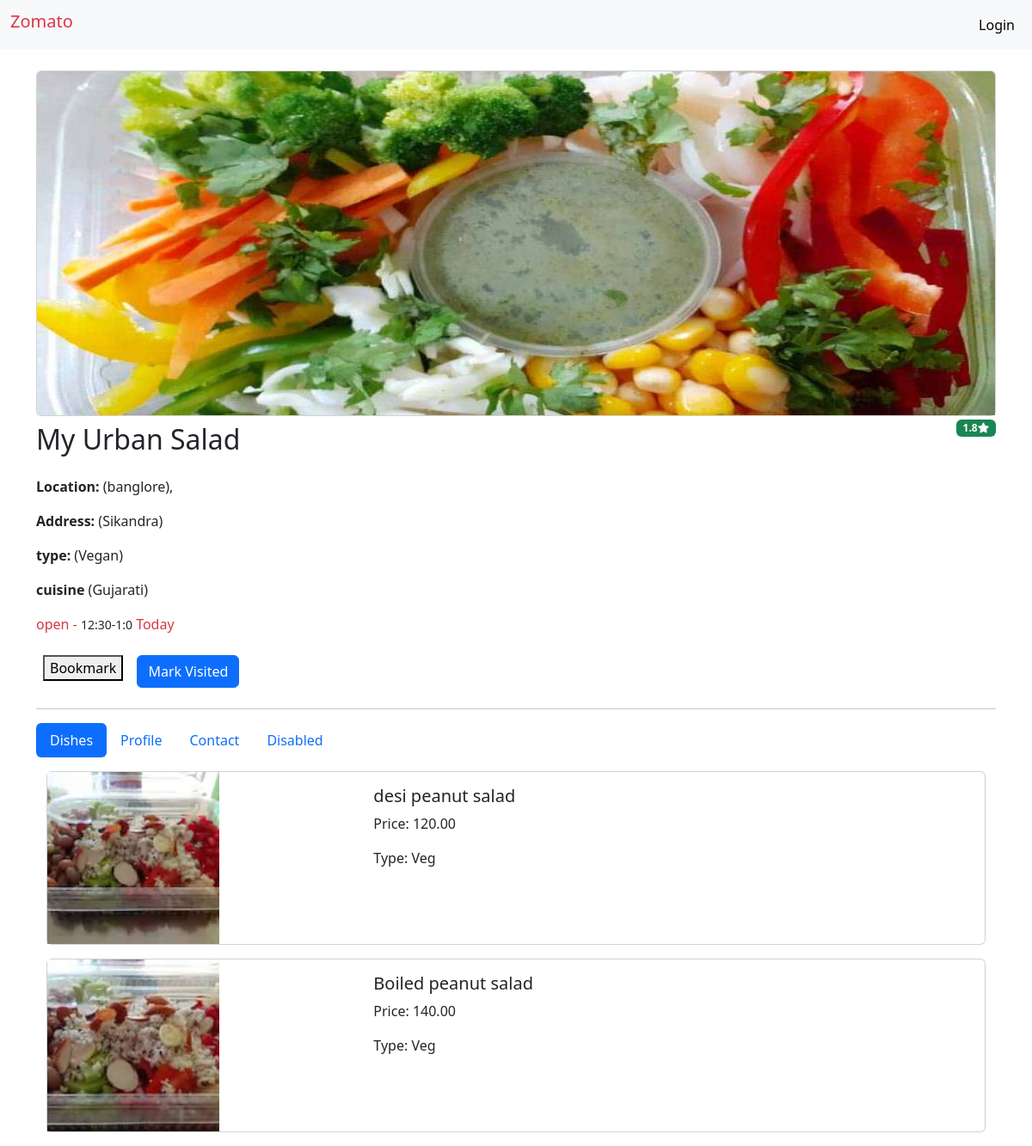
/restaurants/My Urban Salad/, run on the app's committed database.
### restaurantapp/models.py (models this page shows)
class Restaurant(models.Model):
    title = models.CharField(max_length=100, null=False, blank=False)
    slug = models.CharField(max_length=100, null=False, blank=False)
    restaurant_photo_home = models.ImageField(upload_to=get_file_path)
    rating = models.DecimalField(
        max_digits=2,
        decimal_places=1,
        validators=[MinValueValidator(1.0), MaxValueValidator(5.0)]
    )
    cost_for_two = models.DecimalField(max_digits=6, decimal_places=2)
    owner = models.CharField(max_length=100)
    Hyderabad = "Hyderabad"
    Banglore = 'banglore'
    Channai = "channai"
    Tamilnadu = "Tamilnadu"
    Delhi = 'Delhi'
    Mumbai = 'mumbai'
    location_choices = (
        (Hyderabad, "Hyderabad"),
        (Banglore, 'banglore'),
        (Channai, "channai"),
        (Delhi, 'Delhi'),
        ( Mumbai, 'mumbai'),
    )
    location = models.CharField(max_length=100, choices=location_choices, default='Hyderabad')
    address = models.TextField()
    timings = models.CharField(max_length=100)
    VEG = 'Veg'
    VEGAN = 'Vegan'
    NON_VEG = 'Non Veg'
    FOOD_CHOICES = (
        (VEG, 'Veg'),
        (VEGAN, 'Vegan'),
        (NON_VEG, 'Non Veg'),
    )
    veg_or_nonveg = models.CharField(max_length=10, choices=FOOD_CHOICES)
    OPEN = 'open'
    CLOSE = 'close'
    OPEN_OR_CLOSE = (
        (OPEN, 'open'),
        (CLOSE, 'close'),
    )
    open_or_close = models.CharField(max_length=20, choices=OPEN_OR_CLOSE)
    Fast_Food = 'fastfood'
    Gujarati = 'Gujarati'
    Hyderabadi = 'Hyderabadi'
    Chinese = 'Chinese'
    CUISINES = (
        (Fast_Food, 'fastfood'),
        (Gujarati, 'Gujarati'),
        (Hyderabadi, 'Hyderabadi'),
        (Chinese, 'Chinese'),
       )
    cuisines = models.CharField(max_length=20, choices=CUISINES, default='fastfood')

class Dish(models.Model):
    slug = models.CharField(max_length=100, null=100, blank=100)
    restaurant = models.ForeignKey(Restaurant, on_delete=models.CASCADE)
    name = models.CharField(max_length=100)
    price = models.DecimalField(max_digits=6, decimal_places=2)
    photo = models.ImageField(upload_to=get_file_path)
    VEG = 'Veg'
    NON_VEG = 'Non Veg'
    FOOD_CHOICES = (
        (VEG, 'Veg'),
        (NON_VEG, 'Non Veg'),
    )
    veg_or_nonveg = models.CharField(max_length=10, choices=FOOD_CHOICES)

### restaurantapp/views.py (the view)
# urls.py: path('restaurants/<str:slug>/', views.restaurant_detail, name='restaurant_detail'),
def restaurant_detail(request, slug):
    restaurant = get_object_or_404(Restaurant, slug=slug)
    bookmarked = False
    visited = False
    if request.user.is_authenticated:
        bookmarked = Bookmark.objects.filter(user=request.user, restaurant=restaurant).exists()
        visited = VisitedRestaurant.objects.filter(user=request.user, restaurant=restaurant).exists()
    dishes = Dish.objects.filter(restaurant=restaurant)
    restaurant_photos = Photo.objects.filter(restaurant=restaurant)
    reviews = Review.objects.filter(restaurant=restaurant)
    if request.method == 'POST':
        form = ReviewForm(request.POST)
        if form.is_valid():
            review = form.save(commit=False)
            review.user = request.user
            review.restaurant = restaurant
            review.save()
            return redirect('restaurant_detail', slug=slug)
    else:
        form = ReviewForm()
    reviews = Review.objects.filter(restaurant=restaurant)
    context = {
        'restaurant': restaurant,
        'bookmarked': bookmarked,
        'visited': visited,
        'dishes': dishes,
        'restaurant_photos': restaurant_photos,
        'reviews': reviews,
    }
    return render(request, 'restaurant_detail.html', context)

### restaurantapp/templates/restaurant_detail.html (shortened to what this page needs)
{% extends 'main.html' %}
{% block content %}
<div class="container mt-4">
    <div class="card" >
        <img src="{{ restaurant.restaurant_photo_home.url }}" class="card-img-top" alt="Restaurant Photo">
      </div>
      <div class="d-flex justify-content-between">
          <h1 class="h2 mt-2">{{restaurant.title}}</h1>
          <div class="">
            {% if restaurant.rating < 1 %}
              <span class="badge text-bg-danger h2">{{ restaurant.rating }}<i class="fa-solid fa-star text-light"></i></span>
            {% else %}
              <span class="badge text-bg-success h2">{{ restaurant.rating }}<i class="fa-solid fa-star text-light"></i></span>
            {% endif %}
          </div>
      </div>
      <p><b>Location: </b>({{restaurant.location}}), </p>
      <p><b>Address: </b>({{restaurant.address}})</p>
      <p><b>type: </b>({{restaurant.veg_or_nonveg}})</p>
      <p><b>cuisine </b>({{restaurant.cuisines}})</p>
      <p class="text-danger">{{restaurant.open_or_close}} - <small class="text-dark">{{restaurant.timings}}</small> Today</p>
</div>
<div class="container">
    <div class="d-flex">
        <div class="m-2">
            {% if bookmarked %}
            <button class="btn btn-outline-primary">
                Bookmarked
            </button>
          {% else %}
            <form action="{% url 'restaurantapp:bookmark_adds' restaurant.id %}" method="post">
              <button type="submit">Bookmark</button>
            </form>
          {% endif %}
        </div>
        <div class="m-2">
            {% if visited %}
            <button class="btn btn-outline-primary">
               Visited
            </button>
{% else %}
    <form action="{% url 'restaurantapp:mark_visited' restaurant.id %}" method="post">
        <button type="submit" class="btn btn-primary">Mark Visited</button>
    </form>
{% endif %}
        </div>
    </div>
</div>
<div class="container">
    <hr>
    <ul class="nav nav-pills mb-3" id="pills-tab" role="tablist">
        <li class="nav-item" role="presentation">
          <button class="nav-link active" id="pills-home-tab" data-bs-toggle="pill" data-bs-target="#pills-home" type="button" role="tab" aria-controls="pills-home" aria-selected="true">Dishes</button>
        </li>
        <li class="nav-item" role="presentation">
          <button class="nav-link" id="pills-profile-tab" data-bs-toggle="pill" data-bs-target="#pills-profile" type="button" role="tab" aria-controls="pills-profile" aria-selected="false">Profile</button>
        </li>
        <li class="nav-item" role="presentation">
          <button class="nav-link" id="pills-contact-tab" data-bs-toggle="pill" data-bs-target="#pills-contact" type="button" role="tab" aria-controls="pills-contact" aria-selected="false">Contact</button>
        </li>
        <li class="nav-item" role="presentation">
          <button class="nav-link" id="pills-contact-tab" data-bs-toggle="pill" data-bs-target="#pills-contact" type="button" role="tab" aria-controls="pills-contact" aria-selected="false" >Disabled</button>
        </li>
      </ul>
      <div class="tab-content" id="pills-tabContent">
        <div class="tab-pane fade show active" id="pills-home" role="tabpanel" aria-labelledby="pills-home-tab" tabindex="0">
            <div class="container">
                {% include 'dishes.html' %}
            </div>
        </div>
      </div>
</div>
{% endblock content %}

### restaurantapp/templates/dishes.html (shortened to what this page needs)
{% for dish in dishes %}
    <div class="card mb-3">
        <div class="row g-0">
            <div class="col-md-4">
                <img src="{{ dish.photo.url }}" alt="Dish Photo" class="img-fluid dish_photo">
            </div>
            <div class="col-md-8">
                <div class="card-body">
                    <h5 class="card-title">{{ dish.name }}</h5>
                    <p class="card-text">Price: {{ dish.price }}</p>
                    <p class="card-text">Type: {{ dish.veg_or_nonveg }}</p>
                </div>
            </div>
        </div>
    </div>
{% empty %}
    <p>No dishes available.</p>
{% endfor %}

### restaurantapp/templates/restaurant_detail.html (style rules this page uses)
.card-img-top { height: 400px; }

### restaurantapp/templates/dishes.html (style rules this page uses)
.dish_photo { width: 200px; }

### data on the page
Restaurant: restaurant_photo_home (picture), title "My Urban Salad", rating "1.8", location "banglore", address "Sikandra", veg_or_nonveg "Vegan", cuisines "Gujarati", open_or_close "open", timings "12:30-1:0"
Dish: photo (picture), name "desi peanut salad", price "120.00", veg_or_nonveg "Veg"
Dish: photo (picture), name "Boiled peanut salad", price "140.00", veg_or_nonveg "Veg"
